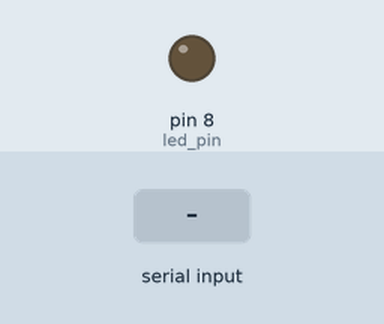
Simulated run of this sketch. Board: Arduino Uno, built with avr-gcc and run on an emulated ATmega328P. Parts: output pins drawn as LEDs (lit = HIGH). The test bench sets the inputs (shaded band).

Above: at 1.2 s.
1.3 s: "h" received over Serial
At 2.5 s:
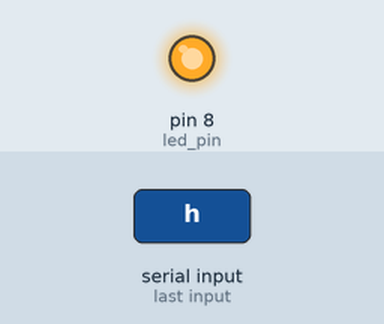
2.8 s: "l" received over Serial
At 3.7 s:
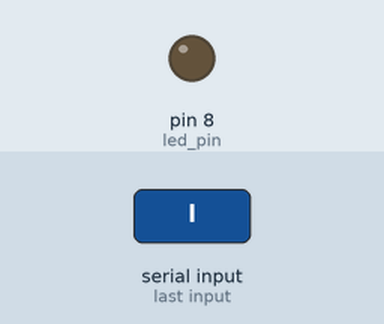
Timing chart, 0 to 5.8 s (numbered marks = the images above; inputs shaded):
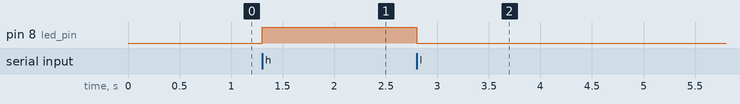

Measured:
- after the input at 1.3 s, pin 8 (led_pin): LOW → HIGH at once
- after the input at 2.8 s, pin 8 (led_pin): HIGH → LOW at once

The sketch:

temp.ino
```cpp
float temp;
int temp_pin = 0; // LM35DZ
boolean send = false;
int led_pin = 8; // LED

long prevMillis = 0;
long interval = 1000;

void setup() {
  pinMode(led_pin, OUTPUT);

  Serial.begin(9600);
}

void loop() {
  // TODO: Make it scalable?
  char in_char = Serial.read();
  switch (in_char) {
  case 'c': // Connect
    send = true;
    break;
  case 'x': // Disconnect
    send = false;
    break;
  case 'h': // HIGH
    digitalWrite(led_pin, HIGH);
    break;
  case 'l': // LOW
    digitalWrite(led_pin, LOW);
    break;
  }

  if (send) {
    unsigned long curMillis = millis();
    if (curMillis - prevMillis > interval) {
      prevMillis = curMillis;

      temp = analogRead(temp_pin);
      temp = (5.0 * temp * 100.0) / 1024.0;
      Serial.println((byte)temp);
    }
  }
}
```
